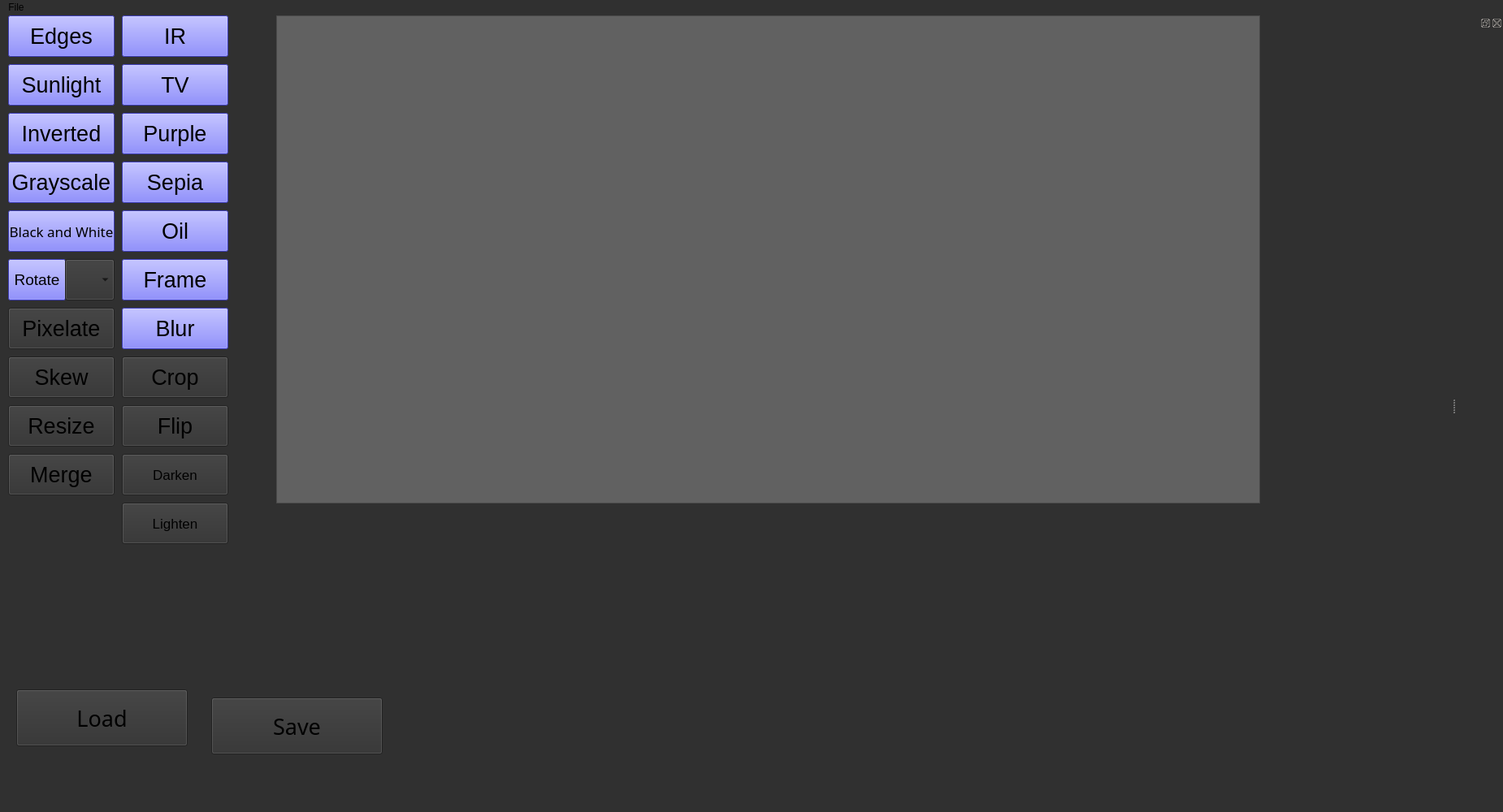
<?xml version="1.0" encoding="UTF-8"?>
<ui version="4.0">
 <class>Photoshop_budget</class>
 <widget class="QMainWindow" name="Photoshop_budget">
  <property name="geometry">
   <rect>
    <x>0</x>
    <y>0</y>
    <width>1850</width>
    <height>1000</height>
   </rect>
  </property>
  <property name="font">
   <font>
    <family>Lucida Fax</family>
    <pointsize>20</pointsize>
   </font>
  </property>
  <property name="windowTitle">
   <string>Photoshop_budget</string>
  </property>
  <property name="styleSheet">
   <string notr="true">background-color: rgb(48, 48, 48);</string>
  </property>
  <widget class="QWidget" name="centralwidget">
   <property name="enabled">
    <bool>true</bool>
   </property>
   <property name="cursor">
    <cursorShape>ArrowCursor</cursorShape>
   </property>
   <widget class="QFrame" name="image_frame">
    <property name="enabled">
     <bool>true</bool>
    </property>
    <property name="geometry">
     <rect>
      <x>340</x>
      <y>-50</y>
      <width>1211</width>
      <height>651</height>
     </rect>
    </property>
    <property name="styleSheet">
     <string notr="true">background-color: rgb(97, 97, 97);</string>
    </property>
    <property name="frameShape">
     <enum>QFrame::StyledPanel</enum>
    </property>
    <property name="frameShadow">
     <enum>QFrame::Raised</enum>
    </property>
    <widget class="QLabel" name="image">
     <property name="geometry">
      <rect>
       <x>0</x>
       <y>50</y>
       <width>1211</width>
       <height>601</height>
      </rect>
     </property>
     <property name="frameShape">
      <enum>QFrame::StyledPanel</enum>
     </property>
     <property name="frameShadow">
      <enum>QFrame::Raised</enum>
     </property>
     <property name="lineWidth">
      <number>5</number>
     </property>
     <property name="midLineWidth">
      <number>3</number>
     </property>
     <property name="text">
      <string/>
     </property>
    </widget>
   </widget>
   <widget class="QPushButton" name="load_btn">
    <property name="geometry">
     <rect>
      <x>20</x>
      <y>830</y>
      <width>211</width>
      <height>70</height>
     </rect>
    </property>
    <property name="font">
     <font>
      <family>Lucida Fax</family>
      <pointsize>20</pointsize>
      <italic>false</italic>
      <bold>false</bold>
     </font>
    </property>
    <property name="cursor">
     <cursorShape>PointingHandCursor</cursorShape>
    </property>
    <property name="styleSheet">
     <string notr="true">border-color: qlineargradient(spread:pad, x1:0, y1:1, x2:0, y2:0, stop:0 rgba(0, 0, 0, 255), stop:0.05 rgba(14, 8, 73, 255), stop:0.36 rgba(28, 17, 145, 255), stop:0.6 rgba(126, 14, 81, 255), stop:0.75 rgba(234, 11, 11, 255), stop:0.79 rgba(244, 70, 5, 255), stop:0.86 rgba(255, 136, 0, 255), stop:0.935 rgba(239, 236, 55, 255));</string>
    </property>
    <property name="text">
     <string>Load</string>
    </property>
   </widget>
   <widget class="QPushButton" name="save_btn">
    <property name="geometry">
     <rect>
      <x>260</x>
      <y>840</y>
      <width>211</width>
      <height>70</height>
     </rect>
    </property>
    <property name="font">
     <font>
      <family>Lucida Fax</family>
      <pointsize>20</pointsize>
      <italic>false</italic>
      <bold>false</bold>
     </font>
    </property>
    <property name="cursor">
     <cursorShape>PointingHandCursor</cursorShape>
    </property>
    <property name="styleSheet">
     <string notr="true">border-color: qlineargradient(spread:pad, x1:0, y1:1, x2:0, y2:0, stop:0 rgba(0, 0, 0, 255), stop:0.05 rgba(14, 8, 73, 255), stop:0.36 rgba(28, 17, 145, 255), stop:0.6 rgba(126, 14, 81, 255), stop:0.75 rgba(234, 11, 11, 255), stop:0.79 rgba(244, 70, 5, 255), stop:0.86 rgba(255, 136, 0, 255), stop:0.935 rgba(239, 236, 55, 255));</string>
    </property>
    <property name="text">
     <string>Save</string>
    </property>
   </widget>
   <widget class="QPushButton" name="sunlight_btn">
    <property name="geometry">
     <rect>
      <x>10</x>
      <y>60</y>
      <width>131</width>
      <height>51</height>
     </rect>
    </property>
    <property name="font">
     <font>
      <family>Segoe UI</family>
      <pointsize>20</pointsize>
     </font>
    </property>
    <property name="styleSheet">
     <string notr="true">background-color: rgb(85, 85, 255);</string>
    </property>
    <property name="text">
     <string>Sunlight</string>
    </property>
   </widget>
   <widget class="QPushButton" name="IR_btn">
    <property name="geometry">
     <rect>
      <x>150</x>
      <y>0</y>
      <width>131</width>
      <height>51</height>
     </rect>
    </property>
    <property name="font">
     <font>
      <family>Segoe UI</family>
      <pointsize>20</pointsize>
     </font>
    </property>
    <property name="styleSheet">
     <string notr="true">background-color: rgb(85, 85, 255);</string>
    </property>
    <property name="text">
     <string>IR</string>
    </property>
   </widget>
   <widget class="QPushButton" name="edge_btn">
    <property name="geometry">
     <rect>
      <x>10</x>
      <y>0</y>
      <width>131</width>
      <height>51</height>
     </rect>
    </property>
    <property name="font">
     <font>
      <family>Segoe UI</family>
      <pointsize>20</pointsize>
     </font>
    </property>
    <property name="styleSheet">
     <string notr="true">background-color: rgb(85, 85, 255);</string>
    </property>
    <property name="text">
     <string>Edges</string>
    </property>
   </widget>
   <widget class="QPushButton" name="sepia_btn">
    <property name="geometry">
     <rect>
      <x>150</x>
      <y>180</y>
      <width>131</width>
      <height>51</height>
     </rect>
    </property>
    <property name="font">
     <font>
      <family>Segoe UI</family>
      <pointsize>20</pointsize>
     </font>
    </property>
    <property name="styleSheet">
     <string notr="true">background-color: rgb(85, 85, 255);</string>
    </property>
    <property name="text">
     <string>Sepia</string>
    </property>
   </widget>
   <widget class="QPushButton" name="frame_btn">
    <property name="geometry">
     <rect>
      <x>150</x>
      <y>300</y>
      <width>131</width>
      <height>51</height>
     </rect>
    </property>
    <property name="font">
     <font>
      <family>Segoe UI</family>
      <pointsize>20</pointsize>
     </font>
    </property>
    <property name="styleSheet">
     <string notr="true">background-color: rgb(85, 85, 255);</string>
    </property>
    <property name="text">
     <string>Frame</string>
    </property>
   </widget>
   <widget class="QComboBox" name="rotate_combobox">
    <property name="geometry">
     <rect>
      <x>80</x>
      <y>300</y>
      <width>61</width>
      <height>51</height>
     </rect>
    </property>
    <property name="font">
     <font>
      <pointsize>16</pointsize>
     </font>
    </property>
    <property name="currentText">
     <string extracomment="Angle"/>
    </property>
    <property name="frame">
     <bool>true</bool>
    </property>
   </widget>
   <widget class="QPushButton" name="inverted_btn">
    <property name="geometry">
     <rect>
      <x>10</x>
      <y>120</y>
      <width>131</width>
      <height>51</height>
     </rect>
    </property>
    <property name="font">
     <font>
      <family>Segoe UI</family>
      <pointsize>20</pointsize>
     </font>
    </property>
    <property name="styleSheet">
     <string notr="true">background-color: rgb(85, 85, 255);</string>
    </property>
    <property name="text">
     <string>Inverted</string>
    </property>
   </widget>
   <widget class="QPushButton" name="TV_btn">
    <property name="geometry">
     <rect>
      <x>150</x>
      <y>60</y>
      <width>131</width>
      <height>51</height>
     </rect>
    </property>
    <property name="font">
     <font>
      <family>Segoe UI</family>
      <pointsize>20</pointsize>
     </font>
    </property>
    <property name="styleSheet">
     <string notr="true">background-color: rgb(85, 85, 255);</string>
    </property>
    <property name="text">
     <string>TV</string>
    </property>
   </widget>
   <widget class="QPushButton" name="oil_btn">
    <property name="geometry">
     <rect>
      <x>150</x>
      <y>240</y>
      <width>131</width>
      <height>51</height>
     </rect>
    </property>
    <property name="font">
     <font>
      <family>Segoe UI</family>
      <pointsize>20</pointsize>
     </font>
    </property>
    <property name="styleSheet">
     <string notr="true">background-color: rgb(85, 85, 255);</string>
    </property>
    <property name="text">
     <string>Oil</string>
    </property>
   </widget>
   <widget class="QPushButton" name="grayscale_btn">
    <property name="geometry">
     <rect>
      <x>10</x>
      <y>180</y>
      <width>131</width>
      <height>51</height>
     </rect>
    </property>
    <property name="font">
     <font>
      <family>Segoe UI</family>
      <pointsize>20</pointsize>
     </font>
    </property>
    <property name="styleSheet">
     <string notr="true">background-color: rgb(85, 85, 255);</string>
    </property>
    <property name="text">
     <string>Grayscale</string>
    </property>
   </widget>
   <widget class="QPushButton" name="bw_btn">
    <property name="geometry">
     <rect>
      <x>10</x>
      <y>240</y>
      <width>131</width>
      <height>51</height>
     </rect>
    </property>
    <property name="font">
     <font>
      <family>Sitka</family>
      <pointsize>13</pointsize>
     </font>
    </property>
    <property name="styleSheet">
     <string notr="true">background-color: rgb(85, 85, 255);</string>
    </property>
    <property name="text">
     <string>Black and White</string>
    </property>
   </widget>
   <widget class="QPushButton" name="purble_btn">
    <property name="geometry">
     <rect>
      <x>150</x>
      <y>120</y>
      <width>131</width>
      <height>51</height>
     </rect>
    </property>
    <property name="font">
     <font>
      <family>Segoe UI</family>
      <pointsize>20</pointsize>
     </font>
    </property>
    <property name="styleSheet">
     <string notr="true">background-color: rgb(85, 85, 255);</string>
    </property>
    <property name="text">
     <string>Purple</string>
    </property>
   </widget>
   <widget class="QPushButton" name="rotate_btn">
    <property name="geometry">
     <rect>
      <x>10</x>
      <y>300</y>
      <width>71</width>
      <height>51</height>
     </rect>
    </property>
    <property name="font">
     <font>
      <family>Segoe UI</family>
      <pointsize>14</pointsize>
     </font>
    </property>
    <property name="styleSheet">
     <string notr="true">background-color: rgb(85, 85, 255);</string>
    </property>
    <property name="text">
     <string>Rotate</string>
    </property>
   </widget>
   <widget class="QPushButton" name="blur_btn">
    <property name="geometry">
     <rect>
      <x>150</x>
      <y>360</y>
      <width>131</width>
      <height>51</height>
     </rect>
    </property>
    <property name="font">
     <font>
      <family>Segoe UI</family>
      <pointsize>20</pointsize>
     </font>
    </property>
    <property name="styleSheet">
     <string notr="true">background-color: rgb(85, 85, 255);</string>
    </property>
    <property name="text">
     <string>Blur</string>
    </property>
   </widget>
   <widget class="QPushButton" name="Pixelate_btn">
    <property name="geometry">
     <rect>
      <x>10</x>
      <y>360</y>
      <width>131</width>
      <height>51</height>
     </rect>
    </property>
    <property name="font">
     <font>
      <pointsize>20</pointsize>
     </font>
    </property>
    <property name="text">
     <string>Pixelate</string>
    </property>
   </widget>
   <widget class="QPushButton" name="skewed_btn">
    <property name="geometry">
     <rect>
      <x>10</x>
      <y>420</y>
      <width>131</width>
      <height>51</height>
     </rect>
    </property>
    <property name="font">
     <font>
      <pointsize>20</pointsize>
     </font>
    </property>
    <property name="text">
     <string>Skew</string>
    </property>
   </widget>
   <widget class="QPushButton" name="Crop_btn">
    <property name="geometry">
     <rect>
      <x>150</x>
      <y>420</y>
      <width>131</width>
      <height>51</height>
     </rect>
    </property>
    <property name="font">
     <font>
      <pointsize>20</pointsize>
     </font>
    </property>
    <property name="text">
     <string>Crop</string>
    </property>
   </widget>
   <widget class="QPushButton" name="rsize_btn">
    <property name="geometry">
     <rect>
      <x>10</x>
      <y>480</y>
      <width>131</width>
      <height>51</height>
     </rect>
    </property>
    <property name="font">
     <font>
      <pointsize>20</pointsize>
     </font>
    </property>
    <property name="text">
     <string>Resize</string>
    </property>
   </widget>
   <widget class="QPushButton" name="flip_btn">
    <property name="geometry">
     <rect>
      <x>150</x>
      <y>480</y>
      <width>131</width>
      <height>51</height>
     </rect>
    </property>
    <property name="font">
     <font>
      <pointsize>20</pointsize>
     </font>
    </property>
    <property name="text">
     <string>Flip</string>
    </property>
   </widget>
   <widget class="QPushButton" name="merge_btn">
    <property name="geometry">
     <rect>
      <x>10</x>
      <y>540</y>
      <width>131</width>
      <height>51</height>
     </rect>
    </property>
    <property name="font">
     <font>
      <pointsize>20</pointsize>
     </font>
    </property>
    <property name="text">
     <string>Merge</string>
    </property>
   </widget>
   <widget class="QPushButton" name="darken_btn">
    <property name="geometry">
     <rect>
      <x>150</x>
      <y>540</y>
      <width>131</width>
      <height>51</height>
     </rect>
    </property>
    <property name="font">
     <font>
      <pointsize>13</pointsize>
     </font>
    </property>
    <property name="text">
     <string>Darken</string>
    </property>
   </widget>
   <widget class="QPushButton" name="lighten_btn">
    <property name="geometry">
     <rect>
      <x>150</x>
      <y>600</y>
      <width>131</width>
      <height>51</height>
     </rect>
    </property>
    <property name="font">
     <font>
      <pointsize>13</pointsize>
     </font>
    </property>
    <property name="text">
     <string>Lighten</string>
    </property>
   </widget>
   <zorder>image_frame</zorder>
   <zorder>load_btn</zorder>
   <zorder>save_btn</zorder>
   <zorder>sunlight_btn</zorder>
   <zorder>IR_btn</zorder>
   <zorder>edge_btn</zorder>
   <zorder>sepia_btn</zorder>
   <zorder>frame_btn</zorder>
   <zorder>inverted_btn</zorder>
   <zorder>TV_btn</zorder>
   <zorder>oil_btn</zorder>
   <zorder>grayscale_btn</zorder>
   <zorder>bw_btn</zorder>
   <zorder>purble_btn</zorder>
   <zorder>rotate_btn</zorder>
   <zorder>rotate_combobox</zorder>
   <zorder>blur_btn</zorder>
   <zorder>Pixelate_btn</zorder>
   <zorder>skewed_btn</zorder>
   <zorder>Crop_btn</zorder>
   <zorder>rsize_btn</zorder>
   <zorder>flip_btn</zorder>
   <zorder>merge_btn</zorder>
   <zorder>darken_btn</zorder>
   <zorder>lighten_btn</zorder>
  </widget>
  <widget class="QMenuBar" name="menubar">
   <property name="geometry">
    <rect>
     <x>0</x>
     <y>0</y>
     <width>1850</width>
     <height>21</height>
    </rect>
   </property>
   <widget class="QMenu" name="menuFile">
    <property name="title">
     <string>File</string>
    </property>
    <addaction name="actionLoad_Image"/>
    <addaction name="actionSave_Image"/>
   </widget>
   <addaction name="menuFile"/>
  </widget>
  <widget class="QStatusBar" name="statusbar"/>
  <widget class="QDockWidget" name="dockWidget_3">
   <attribute name="dockWidgetArea">
    <number>2</number>
   </attribute>
   <widget class="QWidget" name="dock_Widget">
    <widget class="QStackedWidget" name="stackedWidget">
     <property name="geometry">
      <rect>
       <x>0</x>
       <y>0</y>
       <width>182</width>
       <height>957</height>
      </rect>
     </property>
     <property name="currentIndex">
      <number>2</number>
     </property>
     <widget class="QWidget" name="merge_optn">
      <property name="styleSheet">
       <string notr="true">background-color: rgb(28, 39, 255);</string>
      </property>
     </widget>
     <widget class="QWidget" name="crop_optn"/>
     <widget class="QWidget" name="flip_optn"/>
     <widget class="QWidget" name="rotate_optn"/>
     <widget class="QWidget" name="pixelate_optn"/>
     <widget class="QWidget" name="resize_optn"/>
     <widget class="QWidget" name="blur_optn"/>
     <widget class="QWidget" name="skew_optn"/>
     <widget class="QWidget" name="frame_optn"/>
    </widget>
   </widget>
  </widget>
  <action name="actionLoad_Image">
   <property name="text">
    <string>Load Image</string>
   </property>
  </action>
  <action name="actionSave_Image">
   <property name="text">
    <string>Save Image</string>
   </property>
  </action>
 </widget>
 <resources/>
 <connections/>
</ui>
